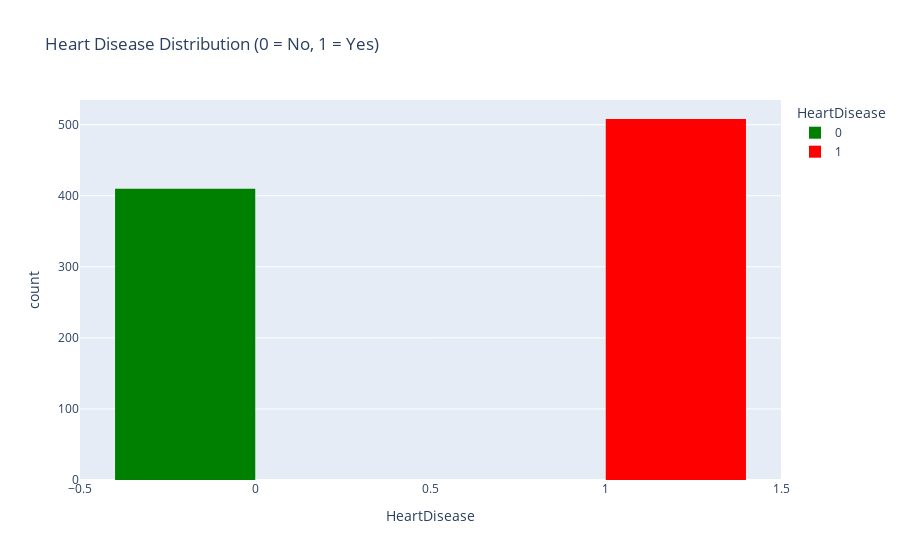

Notebook source saved alongside this figure:
### Code cell


### Figure 1 — Plotly figure (JSON) as saved in the notebook; plotly's stock layout.template omitted (floating-point values rounded to 4 significant figures; data arrays with more than 128 entries replaced by an {"elided": "..."} marker saying what was removed)
{"data": [{"alignmentgroup": "True", "bingroup": "x", "hovertemplate": "HeartDisease=%{x}<br>count=%{y}<extra></extra>", "legendgroup": "0", "marker": {"color": "green", "pattern": {"shape": ""}}, "name": "0", "offsetgroup": "0", "orientation": "v", "showlegend": true, "type": "histogram", "x": {"elided": "410 int values"}, "xaxis": "x", "yaxis": "y"}, {"alignmentgroup": "True", "bingroup": "x", "hovertemplate": "HeartDisease=%{x}<br>count=%{y}<extra></extra>", "legendgroup": "1", "marker": {"color": "red", "pattern": {"shape": ""}}, "name": "1", "offsetgroup": "1", "orientation": "v", "showlegend": true, "type": "histogram", "x": {"elided": "508 int values"}, "xaxis": "x", "yaxis": "y"}], "layout": {"barmode": "group", "legend": {"title": {"text": "HeartDisease"}, "tracegroupgap": 0}, "title": {"text": "Heart Disease Distribution (0 = No, 1 = Yes)"}, "xaxis": {"anchor": "y", "categoryarray": [0, 1], "categoryorder": "array", "domain": [0, 1], "title": {"text": "HeartDisease"}}, "yaxis": {"anchor": "x", "domain": [0, 1], "title": {"text": "count"}}}}
